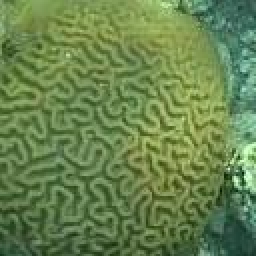
#> input picture Bleaching_detection/data/brain coral (1).jpg, 128 x 128 px, given as the content of the folder ./training_dataset/red, which was not available (shown 2 times larger)
$ python bleach_detect.py
#> lines starting #> are read from the running program, lines starting #| are printed output that depends on the picture; after the words box and inside, x2 and y2 are one past the last pixel; in counts of white or black regions, pixels touching at a corner belong together; pictures that were not available may be replaced by others from this repository, and a replacement may not be noted
### Bleaching_detection/color_recognition_api/color_histogram_feature_extraction.py
#!/usr/bin/python
# -*- coding: utf-8 -*-
# ----------------------------------------------
# --- Author         : Ahmet Ozlu
# --- Mail           : ahmetozlu93@gmail.com
# --- Date           : 31st December 2017 - new year eve :)
# ----------------------------------------------
from PIL import Image
import os
import cv2
import numpy as np
import matplotlib.pyplot as plt
from scipy.stats import itemfreq
from color_recognition_api import knn_classifier as knn_classifier


def color_histogram_of_test_image(test_src_image):

    # load the image
    image = test_src_image

    chans = cv2.split(image)
    colors = ('b', 'g', 'r')
    features = []
    feature_data = ''
    counter = 0
    for (chan, color) in zip(chans, colors):
        counter = counter + 1

        hist = cv2.calcHist([chan], [0], None, [256], [0, 256])
        features.extend(hist)

        # find the peak pixel values for R, G, and B
        elem = np.argmax(hist)

        if counter == 1:
            blue = str(elem)
        elif counter == 2:
            green = str(elem)
        elif counter == 3:
            red = str(elem)
            feature_data = red + ',' + green + ',' + blue
            # print(feature_data)

    with open('test.data', 'w') as myfile:
        myfile.write(feature_data)


def color_histogram_of_training_image(img_name):

    # detect image color by using image file name to label training data
    if 'red' in img_name:
        data_source = 'red'
    elif 'yellow' in img_name:
        data_source = 'yellow'
    elif 'green' in img_name:
        data_source = 'green'
    elif 'orange' in img_name:
        data_source = 'orange'
    elif 'white' in img_name:
        data_source = 'white'
    elif 'black' in img_name:
        data_source = 'black'
    elif 'blue' in img_name:
        data_source = 'blue'
    elif 'violet' in img_name:
        data_source = 'violet'
    elif 'brown' in img_name:
        data_source = 'brown'
    elif 'pink' in img_name:
        data_source = 'pink'

    # load the image
    image = cv2.imread(img_name)

    chans = cv2.split(image)
    colors = ('b', 'g', 'r')
    features = []
    feature_data = ''
    counter = 0
    for (chan, color) in zip(chans, colors):
        counter = counter + 1

        hist = cv2.calcHist([chan], [0], None, [256], [0, 256])
        features.extend(hist)

        # find the peak pixel values for R, G, and B
        elem = np.argmax(hist)

        if counter == 1:
            blue = str(elem)
        elif counter == 2:
            green = str(elem)
        elif counter == 3:
            red = str(elem)
            feature_data = red + ',' + green + ',' + blue

    with open('training.data', 'a') as myfile:
        myfile.write(feature_data + ',' + data_source + '\n')


def training():

    # red color training images
    for f in os.listdir('./training_dataset/red'):
        color_histogram_of_training_image('./training_dataset/red/' + f)
#> in color_histogram_of_training_image, image is the input picture: shape (128, 128, 3); mean B, G, R 78.2, 131.8, 103.9
#> the loop in color_histogram_of_training_image, `for (chan, color) in zip(chans, colors):` made 3 passes
#> (color, elem, red, feature_data) on pass 3: ('r', 120, '120', '120,157,89')
#> (color, elem, blue) on pass 1: ('b', 89, '89')
#> after the loop in color_histogram_of_training_image, `for (chan, color) in zip(chans, colors):`: counter = 3; features = 768 items, first 6: [3], [1], [0], [1], [0], [1]

    # yellow color training images
    for f in os.listdir('./training_dataset/yellow'):
        color_histogram_of_training_image('./training_dataset/yellow/' + f)
#> the loop in color_histogram_of_training_image (call 2), `for (chan, color) in zip(chans, colors):` made 3 passes

    # green color training images
    for f in os.listdir('./training_dataset/green'):
        color_histogram_of_training_image('./training_dataset/green/' + f)

    # orange color training images
    for f in os.listdir('./training_dataset/orange'):
        color_histogram_of_training_image('./training_dataset/orange/' + f)

    # white color training images
    for f in os.listdir('./training_dataset/white'):
        color_histogram_of_training_image('./training_dataset/white/' + f)

    # black color training images
    for f in os.listdir('./training_dataset/black'):
        color_histogram_of_training_image('./training_dataset/black/' + f)

    # blue color training images
    for f in os.listdir('./training_dataset/blue'):
        color_histogram_of_training_image('./training_dataset/blue/' + f)

    # brown color training images
    for f in os.listdir('./training_dataset/brown'):
        color_histogram_of_training_image('./training_dataset/brown/' + f)

    # pink color training images
    for f in os.listdir('./training_dataset/pink'):
        color_histogram_of_training_image('./training_dataset/pink/' + f)

### Bleaching_detection/color_recognition_api/knn_classifier.py
#!/usr/bin/python
# -*- coding: utf-8 -*-
# ----------------------------------------------
# --- Author         : Ahmet Ozlu
# --- Mail           : ahmetozlu93@gmail.com
# --- Date           : 31st December 2017 - new year eve :)
# ----------------------------------------------

import csv
import random
import math
import operator
import cv2


# calculation of euclidead distance
def calculateEuclideanDistance(variable1, variable2, length):
    distance = 0
    for x in range(length):
        distance += pow(variable1[x] - variable2[x], 2)
    return math.sqrt(distance)


# get k nearest neigbors
def kNearestNeighbors(training_feature_vector, testInstance, k):
    distances = []
    length = len(testInstance) - 1
    for x in range(len(training_feature_vector)):
        dist = calculateEuclideanDistance(testInstance,
                training_feature_vector[x], length)
        distances.append((training_feature_vector[x], dist))
    distances.sort(key=operator.itemgetter(1))
    neighbors = []
    for x in range(k):
        neighbors.append(distances[x][0])
    return neighbors


# votes of neighbors
def responseOfNeighbors(neighbors):
    all_possible_neighbors = {}
    for x in range(len(neighbors)):
        response = neighbors[x][-1]
        if response in all_possible_neighbors:
            all_possible_neighbors[response] += 1
        else:
            all_possible_neighbors[response] = 1
    sortedVotes = sorted(all_possible_neighbors.items(),
                         key=operator.itemgetter(1), reverse=True)
    return sortedVotes[0][0]


# Load image feature data to training feature vectors and test feature vector
def loadDataset(
    filename,
    filename2,
    training_feature_vector=[],
    test_feature_vector=[],
    ):
    with open(filename) as csvfile:
        lines = csv.reader(csvfile)
        dataset = list(lines)
        for x in range(len(dataset)):
            for y in range(3):
                dataset[x][y] = float(dataset[x][y])
            training_feature_vector.append(dataset[x])

    with open(filename2) as csvfile:
        lines = csv.reader(csvfile)
        dataset = list(lines)
        for x in range(len(dataset)):
            for y in range(3):
                dataset[x][y] = float(dataset[x][y])
            test_feature_vector.append(dataset[x])


def main(training_data, test_data):
    training_feature_vector = []  # training feature vector
    test_feature_vector = []  # test feature vector
    loadDataset(training_data, test_data, training_feature_vector, test_feature_vector)
    classifier_prediction = []  # predictions
    k = 3  # K value of k nearest neighbor
    for x in range(len(test_feature_vector)):
        neighbors = kNearestNeighbors(training_feature_vector, test_feature_vector[x], k)
        result = responseOfNeighbors(neighbors)
        classifier_prediction.append(result)
    return classifier_prediction[0]

### Bleaching_detection/bleach_detect.py
def main():
    import cv2
    from color_recognition_api import color_histogram_feature_extraction
    from color_recognition_api import knn_classifier
    import os
    import os.path

    directory_path = './data'  # Replace with your directory path

    # checking whether the training data is ready
    PATH = './training.data'
    if os.path.isfile(PATH) and os.access(PATH, os.R_OK):
        print('Almost Done...')
    else:
        print('training data is being created...')
        open('training.data', 'w')
        color_histogram_feature_extraction.training()

    for filename in os.listdir(directory_path):
        # Check if the file is an image
        if filename.endswith('.jpg') or filename.endswith('.png') or filename.endswith('.jpeg'):
            # read the test image
            source_image = cv2.imread(os.path.join(directory_path, filename))
            prediction = 'n.a.'
            # get the prediction
            color_histogram_feature_extraction.color_histogram_of_test_image(source_image)
#> the loop in color_histogram_of_test_image, `for (chan, color) in zip(chans, colors):` made 3 passes
#> after the loop in color_histogram_of_test_image, `for (chan, color) in zip(chans, colors):`: counter = 3; features = 768 items, first 6: [3], [1], [0], [1], [0], [1]
            prediction = knn_classifier.main('training.data', 'test.data')
            if prediction == "fair":
                text = "Bleaching Detected"
            else:
                text = "No Bleaching detected"
            cv2.putText(
                source_image,
                'Prediction: ' + text,
                (15, 45),
                cv2.FONT_HERSHEY_PLAIN,
                3,
                200,
                5
            )
            skintone = (prediction + " color .")
            print(skintone)

            cv2.imshow(f"Output - {filename}", source_image)
            cv2.waitKey()


if __name__ == '__main__':
    main()
#> in main, `cv2.putText( source_image, 'Prediction: ' + text, (15, 45), cv2.FONT_H..`:
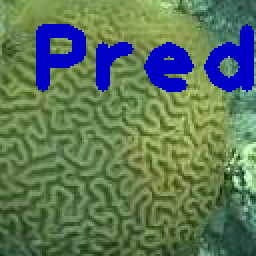
#> source_image: shape (128, 128, 3) (shown 2 times larger); 9.91% of pixels changed, all inside (x1, y1, x2, y2) = (18, 12, 127, 46)
#> pass 2 of the loop in main, `for filename in os.listdir(directory_path):`:
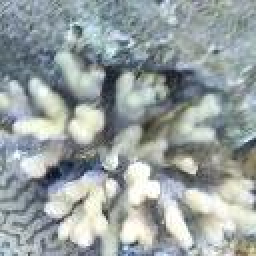
#> input picture Bleaching_detection/data/branching (48).jpg, 128 x 128 px (shown 2 times larger)
#> in main, source_image is the input picture: shape (128, 128, 3); mean B, G, R 161.2, 161.2, 152.4
#> the loop in color_histogram_of_test_image (call 2), `for (chan, color) in zip(chans, colors):` made 3 passes
#> (color, elem, red, feature_data) on pass 3: ('r', 145, '145', '145,255,175')
#> in main, `cv2.putText( source_image, 'Prediction: ' + text, (15, 45), cv2.FONT_H..`:
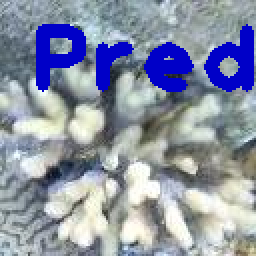
#> source_image: shape (128, 128, 3) (shown 2 times larger); 9.91% of pixels changed, all inside (x1, y1, x2, y2) = (18, 12, 127, 46)
#> pass 3 of the loop in main, `for filename in os.listdir(directory_path):`:
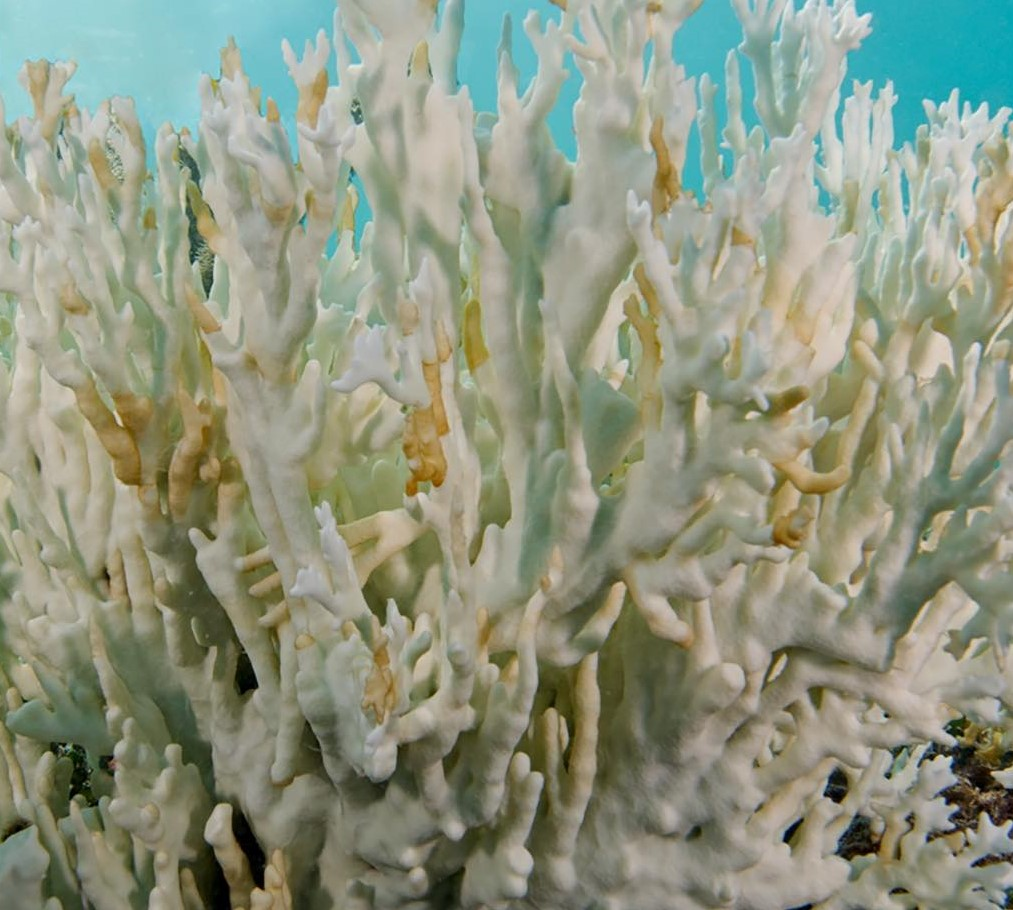
#> input picture Bleaching_detection/data/stag_bleach.jpg, 1013 x 910 px
#> in main, source_image is the input picture: shape (910, 1013, 3); mean B, G, R 128.3, 148.7, 142.2
#> in main, `cv2.putText( source_image, 'Prediction: ' + text, (15, 45), cv2.FONT_H..`:
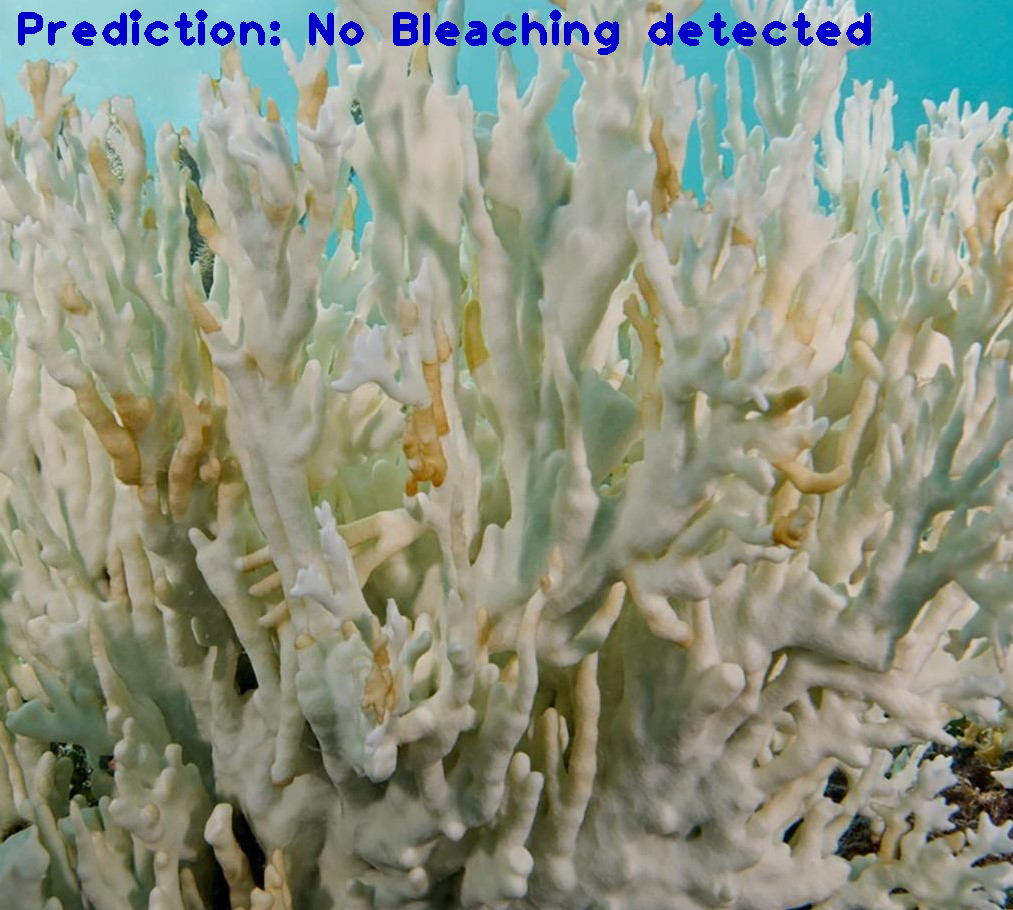
#> source_image: shape (910, 1013, 3); 1.25% of pixels changed, all inside (x1, y1, x2, y2) = (18, 9, 871, 55)
#> the loop made 4 passes; the first 3 are shown
